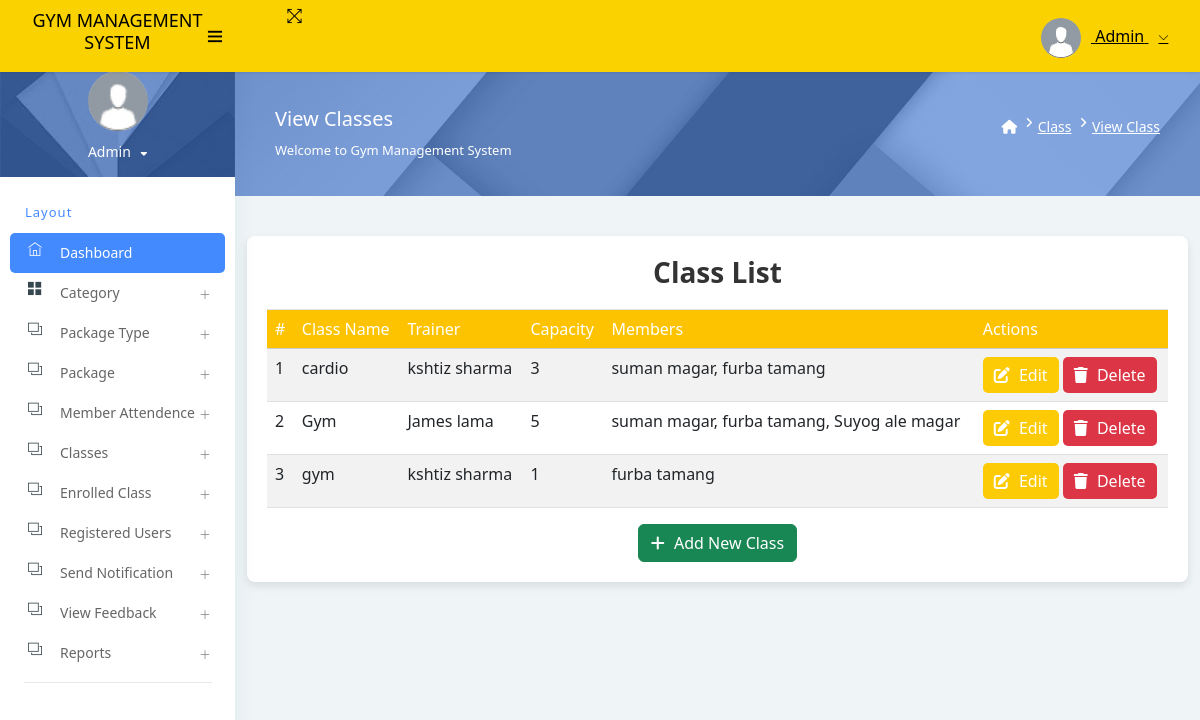
Page /classlist/ on the committed database.
### app/models.py (models this page shows, shortened)
class Class(models.Model):
    name = models.CharField(max_length=100)
    trainer = models.ForeignKey(Trainer, on_delete=models.SET_NULL, null=True, blank=True)
    schedule = models.CharField(max_length=255, default="To be determined")  # e.g., "Monday, Wednesday 6:00 PM"
    capacity = models.PositiveIntegerField()
    members = models.ManyToManyField(Signup, blank=True)
    creationdate = models.DateTimeField(auto_now_add=True)

class Trainer(models.Model):
    STATUS_CHOICES = [
        ('active', 'Active'),
        ('on_leave', 'On Leave'),
        ('inactive', 'Inactive'),
    ]
    user = models.OneToOneField(User, on_delete=models.CASCADE, null=True, blank=True)
    first_name = models.CharField(max_length=100, null=True)
    last_name = models.CharField(max_length=100, null=True)
    email = models.EmailField(null=True, blank=True)
    phone = models.CharField(max_length=15)
    address = models.TextField()
    experience = models.PositiveIntegerField(null=True, blank=True)
    is_verified = models.BooleanField(default=False)
    status = models.CharField(
        max_length=10,
        choices=STATUS_CHOICES,
        default='inactive'
    )
    profile_url = models.URLField(max_length=200, blank=True, null=True)
    profile_photo = models.ImageField(upload_to='trainer_photos/', blank=True, null=True)
    cv = models.FileField(upload_to='trainer_cvs/', blank=True, null=True)
    created_at = models.DateTimeField(auto_now_add=True)

class Signup(models.Model):
    user = models.OneToOneField(User, on_delete=models.CASCADE, null=True)  # One-to-One link with User
    profile_pic = models.ImageField(upload_to='profile_pics/', null=True, blank=True)
    mobile = models.CharField(max_length=15, null=True)
    state = models.CharField(max_length=150, null=True)
    city = models.CharField(max_length=150, null=True)
    address = models.CharField(max_length=200, null=True)
    creationdate = models.DateTimeField(auto_now_add=True)

### app/views.py (the view)
# urls.py: path('classlist/', class_list, name='classlist'),
def class_list(request):
    classes = Class.objects.all()
    return render(request, 'admin/classlist.html', {'classes': classes})

### templates/admin/classlist.html (shortened to what this page needs)
{% extends 'admin_base.html' %}
{% load static %}
{% block main %}
<div class="page-header">
    <div class="page-block">
        <div class="row align-items-center">
            <div class="col-md-8">
                <div class="page-header-title">
                    <h5 class="m-b-10">View Classes</h5>
                    <p class="m-b-0">Welcome to Gym Management System</p>
                </div>
            </div>
            <div class="col-md-4">
                <ul class="breadcrumb-title">
                    <li class="breadcrumb-item">
                        <a href="{% url 'admin_home' %}"> <i class="fa fa-home"></i> </a>
                    </li>
                    <li class="breadcrumb-item"><a href="#">Class</a></li>
                    <li class="breadcrumb-item"><a href="#">View Class</a></li>
                </ul>
            </div>
        </div>
    </div>
</div>
<link rel="stylesheet" href="https://cdn.jsdelivr.net/npm/bootstrap@5.3.0/dist/css/bootstrap.min.css">
<link rel="stylesheet" href="https://cdnjs.cloudflare.com/ajax/libs/font-awesome/6.4.0/css/all.min.css">
<div class="container">
    <div class="table-container">
        <h3>Class List</h3>
        <table class="table table-striped">
            <thead>
                <tr>
                    <th>#</th>
                    <th>Class Name</th>
                    <th>Trainer</th>
                    <th>Capacity</th>
                    <th>Members</th>
                    <th>Actions</th>
                </tr>
            </thead>
            <tbody>
                {% for class in classes %}
                <tr>
                    <td>{{ forloop.counter }}</td>
                    <td>{{ class.name }}</td>
                    <td>{{ class.trainer.first_name }} {{ class.trainer.last_name }}</td>
                    <td>{{ class.capacity }}</td>
                    <td>
                        {% if class.members.all %}
                            {% for member in class.members.all %}
                                {{ member.user.first_name }} {{ member.user.last_name }}{% if not forloop.last %}, {% endif %}
                            {% endfor %}
                        {% else %}
                            <em>No Members</em>
                        {% endif %}
                    </td>
                    <td>
                        <a href="{% url 'edit_class' class.id %}" class="btn btn-edit">
                            <i class="fa fa-edit"></i> Edit
                        </a>
                        <button type="button" class="btn btn-delete" data-bs-toggle="modal" data-bs-target="#deleteModal{{ class.id }}">
                            <i class="fa fa-trash"></i> Delete
                        </button>
                    </td>
                </tr>
                {% empty %}
                <tr>
                    <td colspan="6" class="text-center">No classes available.</td>
                </tr>
                {% endfor %}
            </tbody>
        </table>
        <div class="text-center mt-3">
            <a href="{% url 'add_class' %}" class="btn btn-success">
                <i class="fa fa-plus"></i> Add New Class
            </a>
        </div>
    </div>
</div>
{% endblock %}

### templates/admin/classlist.html (style rules this page uses)
.table-container { max-width: 1000px; margin: 40px auto; padding: 20px; background: #fff; border-radius: 8px; box-shadow: 0 4px 8px rgba(0, 0, 0, 0.1); }
.table-container h3 { text-align: center; margin-bottom: 20px; color: #333; font-weight: bold; }
.table th { background-color: rgb(254, 195, 0); color: white; }
.btn-edit { background-color: rgb(252, 203, 5); color: white; padding: 5px 10px; border-radius: 5px; }
.btn-delete { background-color: #dc3545; color: white; padding: 5px 10px; border-radius: 5px; }

### rows in the picture
Class: name "cardio", trainer.first_name "kshtiz", trainer.last_name "sharma", capacity "3"
Signup: user.first_name "suman", user.last_name "magar"
Signup: user.first_name "furba", user.last_name "tamang"
Class: name "Gym", trainer.first_name "James", trainer.last_name "lama", capacity "5"
Signup: user.first_name "Suyog", user.last_name "ale magar"
Class: name "gym", trainer.first_name "kshtiz", trainer.last_name "sharma", capacity "1"
